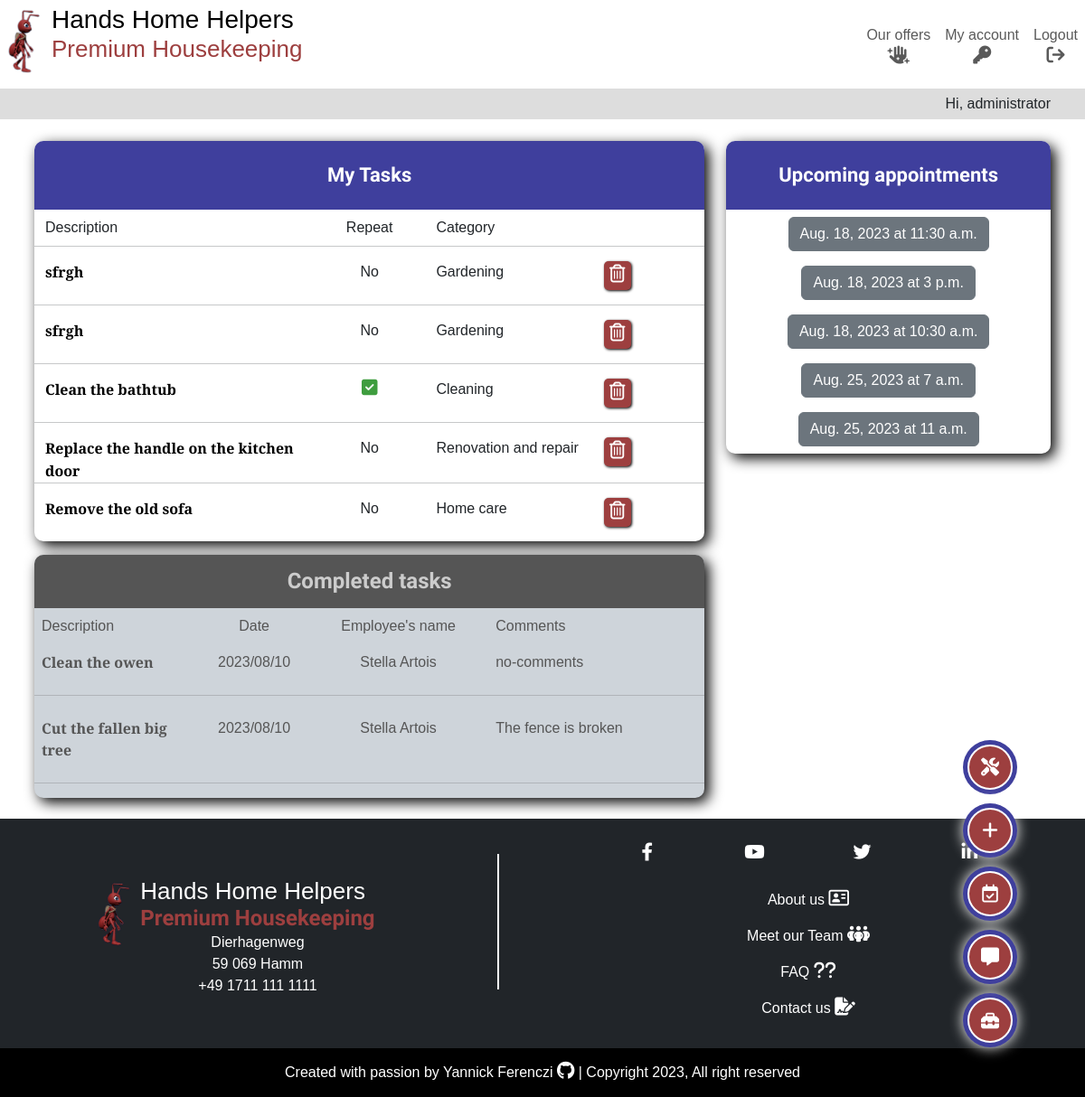
Page /dashboard/ (signed in) on the earlier database version.
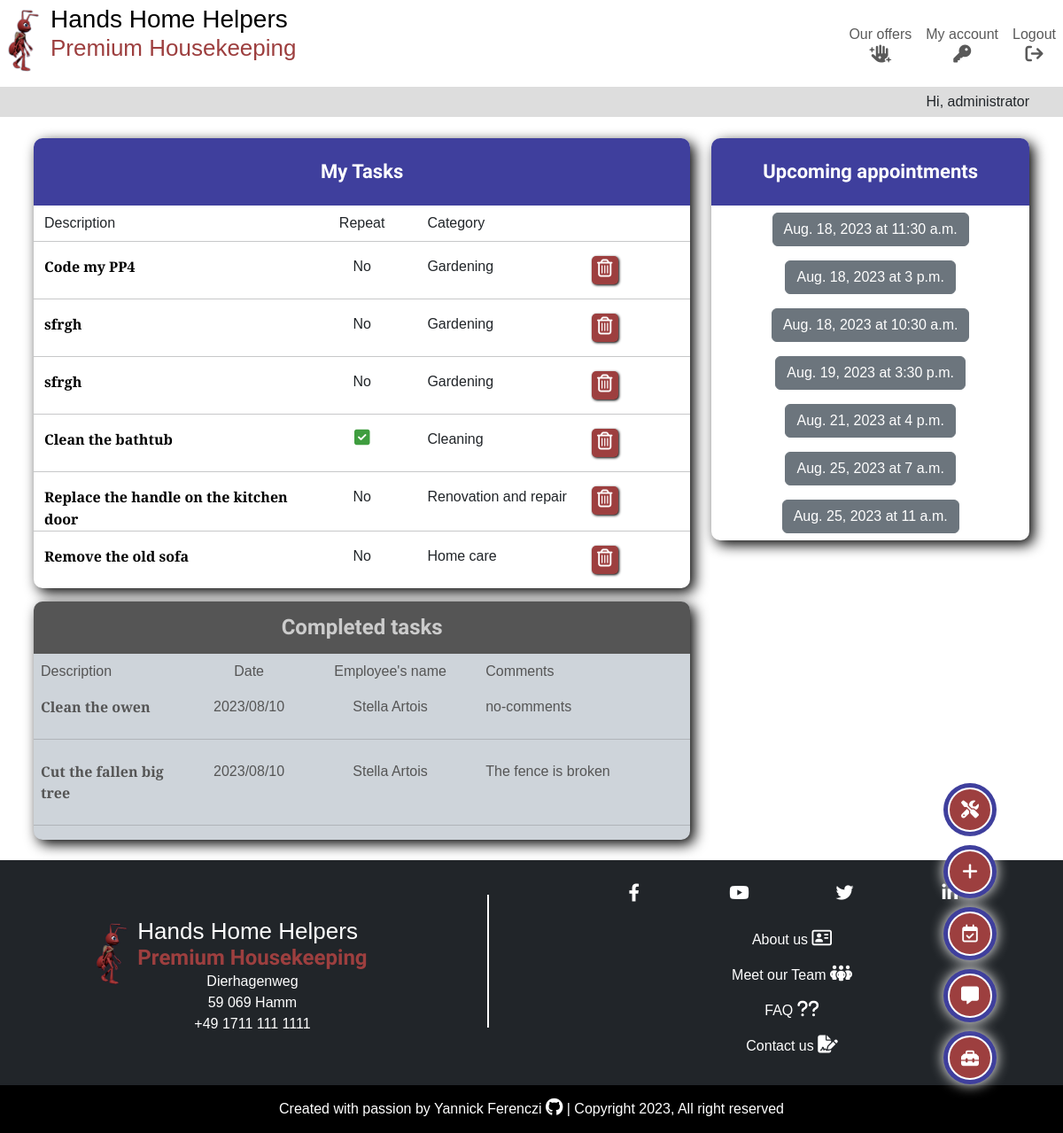
Same page on the later database version.
### tasks/models.py (models this page shows, shortened)
class Task(models.Model):
    CATEGORIES = [
        ("Gardening", "Gardening"),
        ("Cleaning", "Cleaning"),
        ("Garden patch", "Garden patch"),
        ("Swimming pool", "Swimming pool"),
        ("Renovation and repair", "Renovation and repair"),
        ("Home care", "Home care"),
    ]
    name = models.CharField(max_length=250, )
    done = models.BooleanField(default=False)
    owner = models.ForeignKey(
        User,
        on_delete=models.CASCADE,
        related_name="task_owner",
    )
    created_on = models.DateField(auto_now_add=True)
    category = models.CharField(
        max_length=50,
        choices=CATEGORIES,
        default="CLEANING",
    )
    repeat = models.BooleanField(default=False)
    employee = models.ForeignKey(
        Employee,
        on_delete=models.PROTECT,
        related_name="employees",
        blank=True,
        null=True,
    )
    comment = models.CharField(max_length=250, blank=True, null=True)
    class Meta:
        ordering = ["-created_on"]

class Employee(models.Model):
    first_name = models.CharField(max_length=250)
    last_name = models.CharField(max_length=250)
    active = models.BooleanField(default=True)
    @property
    def full_name(self):
        return f"{self.first_name} {self.last_name}"

### appointments/models.py (models this page shows, shortened)
class Appointment(models.Model):
    POSSIBLE_TIME = [
        (time.fromisoformat("07:00"), "7:00"),
        (time.fromisoformat("07:30"), "7:30"),
        (time.fromisoformat("08:00"), "8:00"),
        (time.fromisoformat("08:30"), "8:30"),
        (time.fromisoformat("09:00"), "9:00"),
        (time.fromisoformat("09:30"), "9:30"),
        (time.fromisoformat("10:00"), "10:00"),
        (time.fromisoformat("10:30"), "10:30"),
        (time.fromisoformat("11:00"), "11:00"),
        (time.fromisoformat("11:30"), "11:30"),
        (time.fromisoformat("12:00"), "12:00"),
        (time.fromisoformat("12:30"), "12:30"),
        (time.fromisoformat("13:00"), "13:00"),
        (time.fromisoformat("13:30"), "13:30"),
        (time.fromisoformat("14:00"), "14:00"),
        (time.fromisoformat("14:30"), "14:30"),
        (time.fromisoformat("15:00"), "15:00"),
        (time.fromisoformat("15:30"), "15:30"),
        (time.fromisoformat("16:00"), "16:00"),
        (time.fromisoformat("16:30"), "16:30"),
        (time.fromisoformat("17:00"), "17:00"),
        (time.fromisoformat("17:30"), "17:30"),
        (time.fromisoformat("18:00"), "18:00"),
        (time.fromisoformat("18:30"), "18:30"),
        (time.fromisoformat("19:00"), "19:00"),
    ]
    appointment_owner = models.ForeignKey(
        User,
        on_delete=models.CASCADE,
        related_name="appointment_owner",
    )
    appointment_day = models.DateField(verbose_name="Day of appointment")
    appointment_start_time = models.TimeField(
        choices=POSSIBLE_TIME, verbose_name="Starting time")
    appointment_end_time = models.TimeField(
        choices=POSSIBLE_TIME,
        verbose_name="Ending time"
    )
    appointment_tasks = models.ManyToManyField(
        Task,
        related_name="associated_tasks",
    )

### tasks/views.py (the view)
class TaskList(LoginRequiredMixin, generic.ListView):
    model = Task
    template_name = "tasks/dashboard.html"
    paginated_by = 50
    def get_queryset(self):
        return Task.objects.filter(owner=self.request.user)
    def get_context_data(self, *args, **kwargs):
        context = super().get_context_data(*args, **kwargs)
        appointments = Appointment.objects.filter(appointment_owner=self.request.user).order_by("appointment_day")
        context["appointments"] = appointments
        return context

### tasks/templates/tasks/dashboard.html (shortened to what the changed rows need)
{% extends "base.html" %}
{% load static %}
{% block content %}
<div class="container-fluid container-lg p-2">
    <div class="row">
        <div class="col-12 col-md-8 order-2 order-md-1">
            <div class="dashboard-item">
                {% for task in task_list %}
                {% if not task.done %}
                <div class="row m-0">
                    <hr>
                    <div class="col-10 col-md-5">
                        <a class="task-title" href="{% url 'task_detail' task.id %}">{{ task.name }}</a>
                    </div>
                    <div class="col-2 order-md-4 centered-content">
                        <div class="btn-delete centered-content">
                            <a href="{% url 'delete_task' task.pk %}">
                                <p class="centered-content p-1"><i class="fa-regular fa-trash-can white-text"></i></p>
                            </a>
                        </div>
                    </div>
                    <div class="col-4 col-md-2 centered-content">
                        <p>
                            <span class="d-md-none">Repeat: </span>{% if task.repeat %}
                            <i class="fa-solid fa-square-check green-success"></i>{% else %}No{%endif %}
                        </p>
                    </div>
                    <div class="col-8 col-md-3">
                        <p>{{ task.category }}</p>
                    </div>
                </div>
                {% endif %}
                {% endfor %}
            </div>
            <div class="dashboard-item bg-dark-subtle grey-text">
                <div class="row">
                    <h3 class="grey-title">Completed tasks</h3>
                </div>
                <div class="row d-none d-md-flex">
                    <div class="col-3">
                    </div>
                    <div class="col-2">
                    </div>
                    <div class="col-3">
                    </div>
                    <div class="col-4">
                    </div>
                </div>
                {% for task in task_list %}
                {% if task.done %}
                <div class="row">
                    <div class="col-6 col-md-3">
                        <p class="grey-text task-title m-2">{{ task.name }}</p>
                    </div>
                    <div class="col-6 col-md-2">
                        <p class="centered-content my-2">{{ task.created_on|date:"Y/m/d" }}</p>
                    </div>
                    <div class="col-6 col-md-3">
                        <p class="centered-content my-2">{{ task.employee.full_name }}</p>
                    </div>
                    <div class="col-6 col-md-4">
                        <p class="my-2">{% if task.comment %}{{ task.comment }}{% else %}no-comments{% endif %}</p>
                    </div>
                </div>
                <hr>
                {% endif %}
                {% endfor %}
            </div>
        </div>
        <div class="col-12 col-md-4 order-1 order-md-2">
            <div class="dashboard-item">
                {% for appointment in appointments %}
                <div class="row">
                    <div class="col  centered-content p-2">
                        <a class="btn btn-secondary" href="{% url 'appointment_detail' appointment.pk %}">
                            {{appointment.appointment_day }} at {{ appointment.appointment_start_time }}
                        </a>
                    </div>
                </div>
                {% endfor %}
            </div>
        </div>
    </div>
</div>
{% endblock content %}

Differences in the rows shown:
added Task: name "Code my PP4", repeat "No", category "Gardening", shown under "My Tasks"
added Appointment: appointment_day "Aug. 19, 2023", appointment_start_time "3:30 p.m."
added Appointment: appointment_day "Aug. 21, 2023", appointment_start_time "4 p.m."
